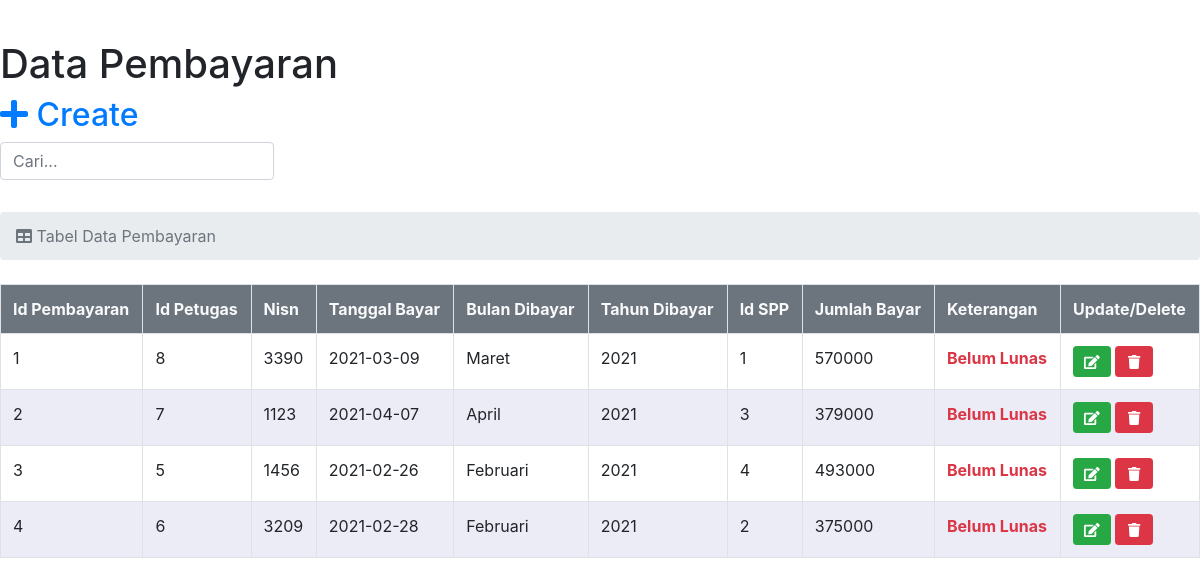
The page /new_admin/tampil_pembayaran.php (signed in) on the database its author committed.
### tables this page shows
CREATE TABLE `pembayaran` (
  `id_pembayaran` int(11) NOT NULL,
  `id_petugas` int(11) NOT NULL,
  `nisn` int(11) NOT NULL,
  `tgl_bayar` date NOT NULL,
  `bulan_dibayar` varchar(8) NOT NULL,
  `tahun_dibayar` varchar(4) NOT NULL,
  `id_spp` int(11) NOT NULL,
  `jumlah_bayar` int(11) NOT NULL,
  `keterangan` enum('Lunas','Belum Lunas') NOT NULL
);

### new_admin/tampil_pembayaran.php (the view, shortened to what this page needs)
<?php require_once('../Connections/koneksi.php'); ?>
<?php
$maxRows_tampil_pembayaran = 500;
$pageNum_tampil_pembayaran = 0;
$startRow_tampil_pembayaran = $pageNum_tampil_pembayaran * $maxRows_tampil_pembayaran;
$query_tampil_pembayaran = "SELECT * FROM pembayaran";
$query_limit_tampil_pembayaran = sprintf("%s LIMIT %d, %d", $query_tampil_pembayaran, $startRow_tampil_pembayaran, $maxRows_tampil_pembayaran);
$tampil_pembayaran = mysql_query($query_limit_tampil_pembayaran, $koneksi) or die(mysql_error());
$row_tampil_pembayaran = mysql_fetch_assoc($tampil_pembayaran);
?>
<!doctype html>
<html>
<head>
  <link rel="stylesheet" href="../css/bootstrap.css">
  <link rel="stylesheet" href="../css/all.min.css">
</head>
<body>
  <p>&nbsp;</p>
  <h1>Data Pembayaran</h1>
  <h2><a href="create_pembayaran.php"><i class="fas fa-plus"></i> Create</a></h2>
  <div class="row mb-3">
    <form action="" method="post">
      <div class="col-sm-4">
        <div class="form-group form-inline">
          <input type="text" placeholder="Cari..." name="kw" id="kw" class="form-control">
        </div>
      </div>
    </form>
  </div>
  <ol class="breadcrumb mb-4">
    <li class="breadcrumb-item active"><i class="fas fa-table"></i> Tabel Data Pembayaran</li>
  </ol>
  <div id="container">
    <div class="table-responsive">
      <table class="table table-bordered table-hover">
        <tr class="font-weight-bold bg-secondary text-light">
          <td>Id Pembayaran</td>
          <td>Id Petugas</td>
          <td>Nisn</td>
          <td>Tanggal Bayar</td>
          <td>Bulan Dibayar</td>
          <td>Tahun Dibayar</td>
          <td>Id SPP</td>
          <td>Jumlah Bayar</td>
          <td>Keterangan</td>
          <td>Update/Delete</td>
        </tr>
        <?php do { ?>
          <tr class="td">
            <td><?php echo $row_tampil_pembayaran['id_pembayaran']; ?></td>
            <td><?php echo $row_tampil_pembayaran['id_petugas']; ?></td>
            <td><?php echo $row_tampil_pembayaran['nisn']; ?></td>
            <td><?php echo $row_tampil_pembayaran['tgl_bayar']; ?></td>
            <td><?php echo $row_tampil_pembayaran['bulan_dibayar']; ?></td>
            <td><?php echo $row_tampil_pembayaran['tahun_dibayar']; ?></td>
            <td><?php echo $row_tampil_pembayaran['id_spp']; ?></td>
            <td><?php echo $row_tampil_pembayaran['jumlah_bayar']; ?></td>
            <?php if ($row_tampil_pembayaran['keterangan'] == "Lunas") { ?>
            <td class="font-weight-bold text-success"><?php echo $row_tampil_pembayaran['keterangan']; ?></td>
            <?php } elseif ($row_tampil_pembayaran['keterangan'] == "Belum Lunas") { ?>
            <td class="font-weight-bold text-danger"><?php echo $row_tampil_pembayaran['keterangan']; ?></td>
            <?php } ?>
            <td><a class="btn btn-sm btn-success col-sm-4" href="update_pembayaran.php?id_pembayaran=<?php echo $row_tampil_pembayaran['id_pembayaran']; ?>"><i class="fas fa-edit"></i></a> <a class="btn btn-sm btn-danger col-sm-4" onClick="return confirm('Apa kamu yakin ingin menghapus Id Pembayaran <?php echo $row_tampil_pembayaran['id_pembayaran'];?>?');" href="delete_pembayaran.php?id_pembayaran=<?php echo $row_tampil_pembayaran['id_pembayaran']; ?>"><i class="fas fa-trash"></i> </a></td>
          </tr>
        <?php } while ($row_tampil_pembayaran = mysql_fetch_assoc($tampil_pembayaran)); ?>
      </table>
    </div>
  </div>
</body>
</html>

### new_admin/tampil_pembayaran.php (style rules this page uses)
.td:nth-child(odd) { background: #ececf6; }

### rows shown on the page
pembayaran: id_pembayaran "1", id_petugas "8", nisn "3390", tgl_bayar "2021-03-09", bulan_dibayar "Maret", tahun_dibayar "2021", id_spp "1", jumlah_bayar "570000", keterangan "Belum Lunas"
pembayaran: id_pembayaran "2", id_petugas "7", nisn "1123", tgl_bayar "2021-04-07", bulan_dibayar "April", tahun_dibayar "2021", id_spp "3", jumlah_bayar "379000", keterangan "Belum Lunas"
pembayaran: id_pembayaran "3", id_petugas "5", nisn "1456", tgl_bayar "2021-02-26", bulan_dibayar "Februari", tahun_dibayar "2021", id_spp "4", jumlah_bayar "493000", keterangan "Belum Lunas"
pembayaran: id_pembayaran "4", id_petugas "6", nisn "3209", tgl_bayar "2021-02-28", bulan_dibayar "Februari", tahun_dibayar "2021", id_spp "2", jumlah_bayar "375000", keterangan "Belum Lunas"
